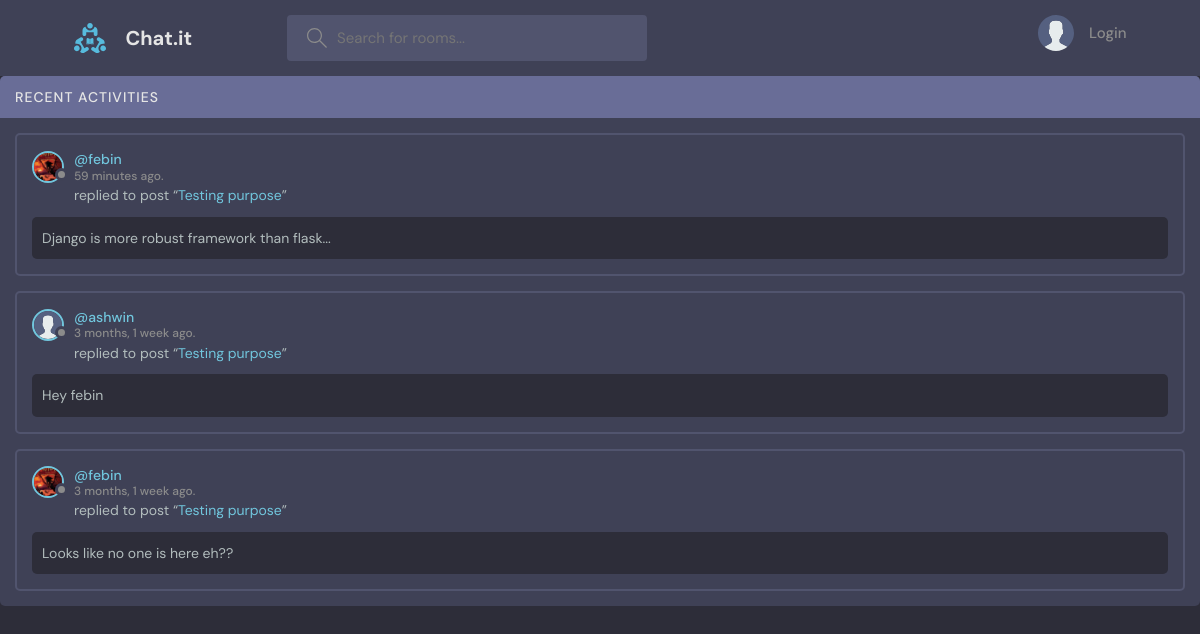
The page /activity/ on the database its author committed.
### room/models.py (models this page shows, shortened)
class Message(models.Model):
    user = models.ForeignKey(User, on_delete=models.CASCADE, related_name="user_messages")
    room = models.ForeignKey(Room, on_delete=models.CASCADE, related_name="room_messages")
    body = models.TextField()
    updated_at = models.DateTimeField(auto_now=True)
    created_at = models.DateTimeField(auto_now_add=True)
    class Meta:
        ordering = ['-updated_at', '-created_at']

class User(AbstractUser):
    name = models.CharField(max_length=64)
    email = models.EmailField(unique=True)
    bio = models.TextField(null=True)
    avatar = models.ImageField(null=True, default='avatar.svg')
    USERNAME_FIELD = 'email'
    REQUIRED_FIELDS = []

class Room(models.Model):
    name = models.CharField(max_length=200)
    description = models.TextField(null=True, blank=True)
    updated_at = models.DateTimeField(auto_now=True)
    created_at = models.DateTimeField(auto_now_add=True)
    host = models.ForeignKey(User, on_delete=models.SET_NULL, null=True, related_name="created_rooms")
    participants = models.ManyToManyField(User, related_name="participants", blank=True)
    topic = models.ForeignKey(Topic, on_delete=models.SET_NULL, null=True, related_name="rooms")
    class Meta:
        ordering = ['-updated_at', '-created_at']

### room/views.py (the view)
# urls.py: path('activity/', views.activityPage, name='activity'),
def activityPage(request):
    room_messages = Message.objects.all()
    return render(request, 'room/activity.html', {
        "room_messages": room_messages,
    })

### room/templates/room/activity.html
{% extends 'room/layout.html' %}
{% block content %}
{% include 'room/components/activity_component.html' %}
{% endblock %}

### room/templates/room/components/activity_component.html (shortened to what this page needs)
<div class="activities">
    <div class="activities__header">
      <h2>Recent Activities</h2>
    </div>
    {% for message in room_messages %}
        <div class="activities__box">
        <div class="activities__boxHeader roomListRoom__header">
            <a href="{% url 'room:profile' message.user.id %}" class="roomListRoom__author">
            <div class="avatar avatar--small">
                <img src="{{ message.user.avatar.url }}" />
            </div>
            <p>
                @{{ message.user.username }}
                <span>{{ message.updated_at | timesince }} ago.</span>
            </p>
            </a>
        </div>
        <div class="activities__boxContent">
            <p>replied to post “<a href="{% url 'room:room' message.room.id %}">{{ message.room.name }}</a>”</p>
            <div class="activities__boxRoomContent">
            {{ message.body }}
            </div>
        </div>
        </div>
    {% endfor %}
  </div>

### static/styles/style.css (style rules this page uses)
:root { --color-main: #71c6dd; --color-main-light: #e1f6fb; --color-dark: #3f4156; --color-dark-medium: #51546e; --color-dark-light: #696d97; --color-light: #e5e5e5; --color-gray: #8b8b8b; --color-light-gray: #b2bdbd; --color-bg: #2d2d39; --color-success: #5dd693; --color-error: #fc4b0b; }
* { font-family: "DM Sans", -apple-system, BlinkMacSystemFont, "Segoe UI", Roboto, Oxygen, Ubuntu, Cantarell, "Open Sans", "Helvetica Neue", sans-serif; margin: 0; padding: 0; box-sizing: border-box; text-rendering: optimizeLegibility; font-size: inherit; }
html { font-size: 56.25%; }
@media only screen and (min-width: 1200px) { html { font-size: 62.5%; } }
body { line-height: 1.6; font-weight: 400; font-size: 1.5rem; color: var(--color-light-gray); background-color: var(--color-bg); min-height: 100vh; }
img { width: 100%; }
a { display: inline-block; color: var(--color-main); text-decoration: none; }
.avatar { position: relative; display: inline-block; border-radius: 50%; border: 2px solid var(--color-main); }
.avatar img { display: block; border-radius: 50%; object-fit: cover; object-position: center; }
.avatar::after { content: ""; display: block; position: absolute; background-color: var(--color-gray); z-index: 111; border-radius: 50%; border: 0.3rem solid var(--color-dark); }
.avatar.avatar--small img { width: 2.8rem; height: 2.8rem; }
.avatar.avatar--small:after { width: 0.7rem; height: 0.7rem; bottom: 0px; right: -6px; }
.roomListRoom__header { display: flex; justify-content: space-between; align-items: center; }
.roomListRoom__author { font-weight: 500; display: flex; align-items: center; gap: 1rem; }
.activities { background: var(--color-dark); border-radius: 5px; overflow: hidden; }
.activities__header h2 { background-color: var(--color-dark-light); text-transform: uppercase; font-weight: 500; padding: 1rem 1.5rem; color: var(--color-light); letter-spacing: 1px; font-size: 1.4rem; }
.activities__box { margin: 1.5rem; padding: 1.5rem; border: 2px solid var(--color-dark-medium); border-radius: 5px; }
.activities__boxHeader p { font-size: 1.4rem; line-height: 1.3; }
.activities__boxHeader p span { color: var(--color-gray); font-size: 1.2rem; display: block; }
.activities__boxContent { margin-left: 4.2rem; }
.activities__boxContent { font-size: 1.4rem; }
.activities__boxRoomContent { background: var(--color-bg); padding: 1rem; border-radius: 5px; margin-top: 1rem; margin-left: -4.2rem; }

### rows shown on the page
Message: user.avatar (picture), user.username "febin", updated_at "59 minutes", room.name "Testing purpose", body "Django is more robust framework than flask..."
Message: user.avatar (placeholder picture), user.username "ashwin", updated_at "3 months, 1 week", room.name "Testing purpose", body "Hey febin"
Message: user.avatar (picture), user.username "febin", updated_at "3 months, 1 week", room.name "Testing purpose", body "Looks like no one is here eh??"
